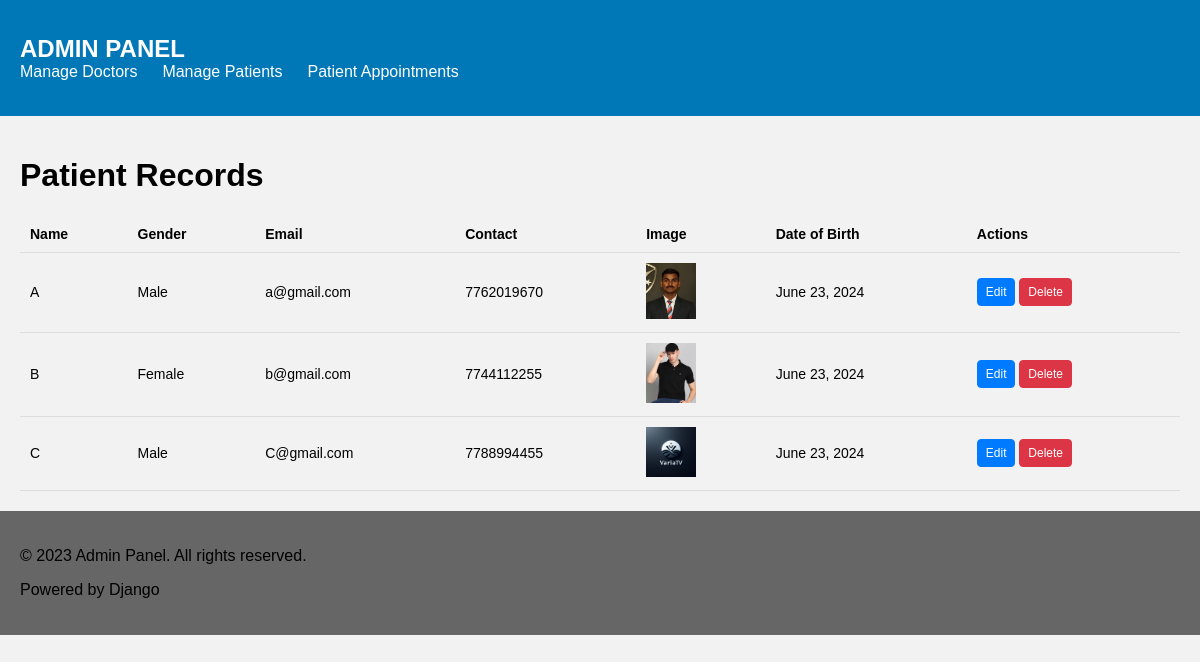
The app's page /HMS_Admin/ManagePatient with its own data.
### patient/models.py (models this page shows, shortened)
class PatientRegistration(models.Model):
    Name=models.CharField(max_length=30)
    Gender = models.CharField(max_length=20, choices=Gender, verbose_name='Gender')
    email=models.EmailField()
    contact=models.IntegerField(default=0)
    image=models.ImageField(upload_to='images/')
    password=models.CharField(max_length=15)
    DOB=models.DateField(default=now)

### HMS_Admin/views.py (the view)
# urls.py: path('ManagePatient',views.ManagePatient, name='ManagePatient'),
def ManagePatient(req):
    patients=PatientRegistration.objects.all()
    return render(req,'PatientRecord.html',{'patients':patients})

### patient/templates/PatientRecord.html
{% extends 'AdminPanel.html' %}
{% block container %}
<div class="container">
    <h1>Patient Records</h1>
    <table class="table table-striped">
        <thead>
            <tr>
                <th>Name</th>
                <th>Gender</th>
                <th>Email</th>
                <th>Contact</th>
                <th>Image</th>
                <th>Date of Birth</th>
                <th>Actions</th>
            </tr>
        </thead>
        <tbody>
            {% for patient in patients %}
            <tr>
                <td>{{ patient.Name }}</td>
                <td>{{ patient.Gender }}</td>
                <td>{{ patient.email }}</td>
                <td>{{ patient.contact }}</td>
                <td>
                    {% if patient.image %}
                    <img src="{{ patient.image.url }}" alt="{{ patient.Name }}" width="50" height="50">
                    {% else %}
                    N/A
                    {% endif %}
                </td>
                <td>{{ patient.DOB }}</td>
                <td>
                    <a href="{% url 'PatientUpdate' patient.id %}" class="btn btn-primary btn-sm">Edit</a>
                    <a href="{% url 'DeletePatient' patient.id %}" class="btn btn-danger btn-sm">Delete</a>
                </td>
            </tr>
            {% empty %}
            <tr>
                <td colspan="7">No patient records found.</td>
            </tr>
            {% endfor %}
        </tbody>
    </table>
</div>
{% endblock %}

### patient/static/css/style.css (style rules this page uses)
body { margin: 0; font-family: Arial, Helvetica, sans-serif; }
.container { max-width: 1200px; margin: 0 auto; padding: 20px; }
.table { width: 100%; border-collapse: collapse; font-size: 14px; }
.table th, .table td { padding: 10px; text-align: left; border-bottom: 1px solid #ddd; }
.table th { background-color: #f2f2f2; }
.table img { max-width: 100%; height: auto; }
.btn { display: inline-block; padding: 6px 12px; font-size: 14px; font-weight: 400; line-height: 1.5; text-align: center; white-space: nowrap; vertical-align: middle; cursor: pointer; border: 1px solid transparent; border-radius: 4px; text-decoration: none; }
.btn-primary { color: #fff; background-color: #007bff; border-color: #007bff; }
.btn-danger { color: #fff; background-color: #dc3545; border-color: #dc3545; }
.btn-sm { padding: 4px 8px; font-size: 12px; }
body { font-family: Arial, sans-serif; background-color: #f2f2f2; }

### records on screen
PatientRegistration: Name "A", Gender "Male", email "a@gmail.com", contact "7762019670", image (picture), DOB "June 23, 2024"
PatientRegistration: Name "B", Gender "Female", email "b@gmail.com", contact "7744112255", image (picture), DOB "June 23, 2024"
PatientRegistration: Name "C", Gender "Male", email "C@gmail.com", contact "7788994455", image (picture), DOB "June 23, 2024"
